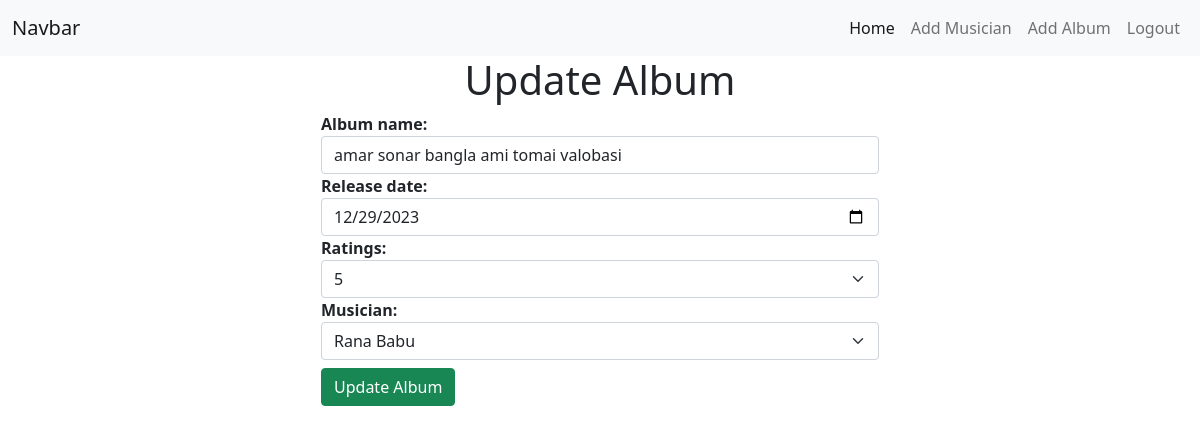
Page /albums/edit_album/1/ (signed in) on the committed database.
### albums_app/models.py (models this page shows, shortened)
class Album(models.Model):
    album_name = models.CharField(max_length = 50)
    release_date = models.DateField()
    RATINGS = [
        ('1', '1'),
        ('2', '2'),
        ('3', '3'),
        ('4', '4'),
        ('5', '5'),
    ]
    ratings = models.CharField(max_length = 10,choices=RATINGS, default='5')
    musician = models.ForeignKey(Musician, on_delete = models.CASCADE)

### albums_app/views.py (the view, shortened to what this page needs)
# urls.py: path('edit_album/<int:pk>/', AlbumUpdateView.as_view(), name='edit_album'),
class AlbumUpdateView(UpdateView):
    model = Album
    form_class = AlbumForm
    template_name = 'albums_app/add_album.html'
    success_url = reverse_lazy('home')
    def get_context_data(self, **kwargs):
        context = super().get_context_data(**kwargs)
        context["type"] = "Update"
        return context

### albums_app/forms.py
class AlbumForm(forms.ModelForm):
    class Meta:
        model = Album
        fields = '__all__'
        widgets = {
            'release_date': forms.DateInput(attrs={'type': 'date'})
        }

### musicians_app/models.py (called while the page is built)
    def __str__(self) -> str:
        return f'{self.first_name} {self.last_name}'

### albums_app/templates/albums_app/add_album.html (shortened to what this page needs)
{% extends "base.html" %}
{% load crispy_forms_tags %}
{% block title %}
    <h1 class="text-center">{{type}} Album</h1>
{% endblock title %}
{% block content %}
    <form style="width: 50%; margin:auto;" method="post" novlidate>
        {% for field in form %}
            <div>
                <strong>{{field.label_tag}}</strong>
            </div>
            {{field}}
        {% endfor %}
        <input type="submit" value="{{type}} Album" class="btn btn-success my-2">
    </form>
{% endblock content %}

### rows in the picture
Album: form "amar sonar bangla ami tomai valobasi" "12/29/2023" "5" "Rana Babu"

### other values in the picture
{{ type }} "Update"
{{ field.label_tag }} "Album name:" "Release date:" "Ratings:" "Musician:"
